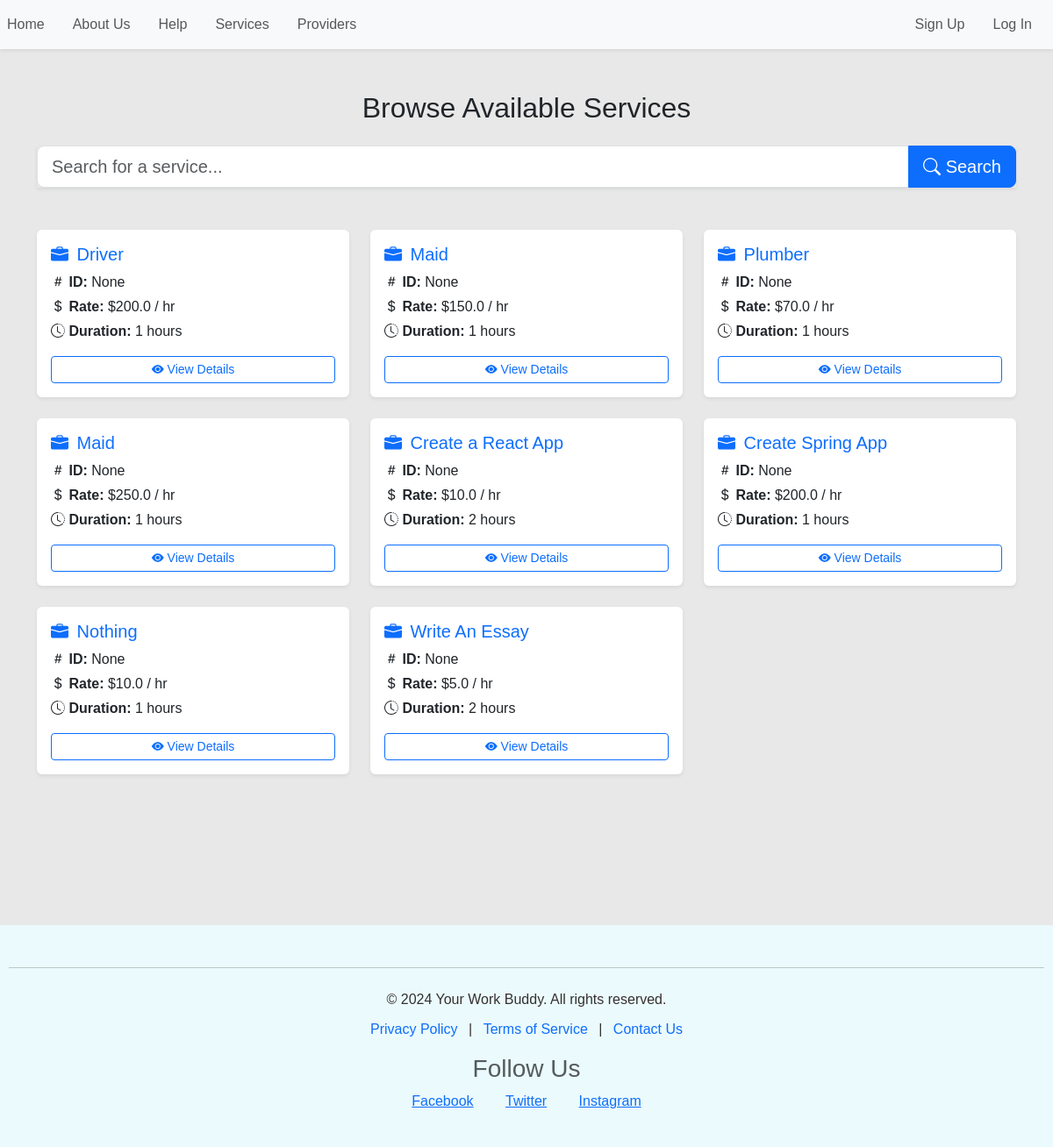
The app's page /service/ with its own data.
### services/models.py (models this page shows, shortened)
class Service(models.Model):
    service_id = models.IntegerField(blank=True, null=True)
    service_name = models.CharField(max_length=200, blank=True, null=True)
    description = models.TextField(blank=True, null=True)
    rate_per_hour = models.FloatField(blank=True, null=True)
    duration = models.IntegerField(blank=True, null=True)
    service_date = models.DateField(default="2024-01-01", blank=True, null=True)
    location = models.CharField(max_length=255, blank=True, null=True)
    posted_by = models.ForeignKey(settings.AUTH_USER_MODEL, on_delete=models.CASCADE, related_name='posted_services', blank=True, null=True)
    hide = models.BooleanField(default=False)

### services/views.py (the view)
# urls.py: path('service/', s_views.service, name='service'),
def service(request):
    services = Service.objects.all()
    if request.method == 'POST':
        search_query = request.POST.get('search', '').lower()  # Get the search term
        services = services.filter(service_name__icontains=search_query)  # Filter services based on search term
    context = {
        'service': services,
    }
    return render(request, template_name='services/service.html', context=context)

### template/services/service.html (shortened to what this page needs)
{% extends 'base.html' %}
{% load static %}
{% block content %}
<div class="container py-5">
    <h2 class="text-center mb-4">Browse Available Services</h2>
    <form method="POST" class="mb-5">
        <div class="input-group input-group-lg shadow-sm">
            <input type="text" name="search" class="form-control" placeholder="Search for a service..." aria-label="Search">
            <button class="btn btn-primary" type="submit">
                <i class="bi bi-search"></i> Search
            </button>
        </div>
    </form>
    <div class="row">
    {% for p in service %}
        <div class="col-md-4 mb-4">
            <div class="card h-100 border-0 shadow-sm">
                <div class="card-body d-flex flex-column">
                    <h5 class="card-title text-primary">
                        <i class="bi bi-briefcase-fill me-1"></i> {{ p.service_name }}
                    </h5>
                    <p class="mb-1"><i class="bi bi-hash"></i> <strong>ID:</strong> {{ p.service_id }}</p>
                    <p class="mb-1"><i class="bi bi-currency-dollar"></i> <strong>Rate:</strong> ${{ p.rate_per_hour }} / hr</p>
                    <p class="mb-3"><i class="bi bi-clock-history"></i> <strong>Duration:</strong> {{ p.duration }} hours</p>
                    <div class="mt-auto text-center">
                        <a href="{% url 'service_detail' id=p.id %}" class="btn btn-outline-primary btn-sm w-100">
                            <i class="bi bi-eye-fill"></i> View Details
                        </a>
                    </div>
                </div>
            </div>
        </div>
    {% empty %}
        <div class="col-12 text-center mt-5">
            <p class="text-muted">No services found matching your search.</p>
        </div>
    {% endfor %}
    </div>
</div>
{% endblock %}

### static/style.css (style rules this page uses)
body { font-family: Arial, sans-serif; background-size: cover; background-position: center; background-repeat: no-repeat; height: 100vh; display: flex; flex-direction: column; background-color:#e8e8e8; }

### records on screen
Service: service_name "Driver", service_id "None", rate_per_hour "200.0", duration "1"
Service: service_name "Maid", service_id "None", rate_per_hour "150.0", duration "1"
Service: service_name "Plumber", service_id "None", rate_per_hour "70.0", duration "1"
Service: service_name "Maid", service_id "None", rate_per_hour "250.0", duration "1"
Service: service_name "Create a React App", service_id "None", rate_per_hour "10.0", duration "2"
Service: service_name "Create Spring App", service_id "None", rate_per_hour "200.0", duration "1"
Service: service_name "Nothing", service_id "None", rate_per_hour "10.0", duration "1"
Service: service_name "Write An Essay", service_id "None", rate_per_hour "5.0", duration "2"
